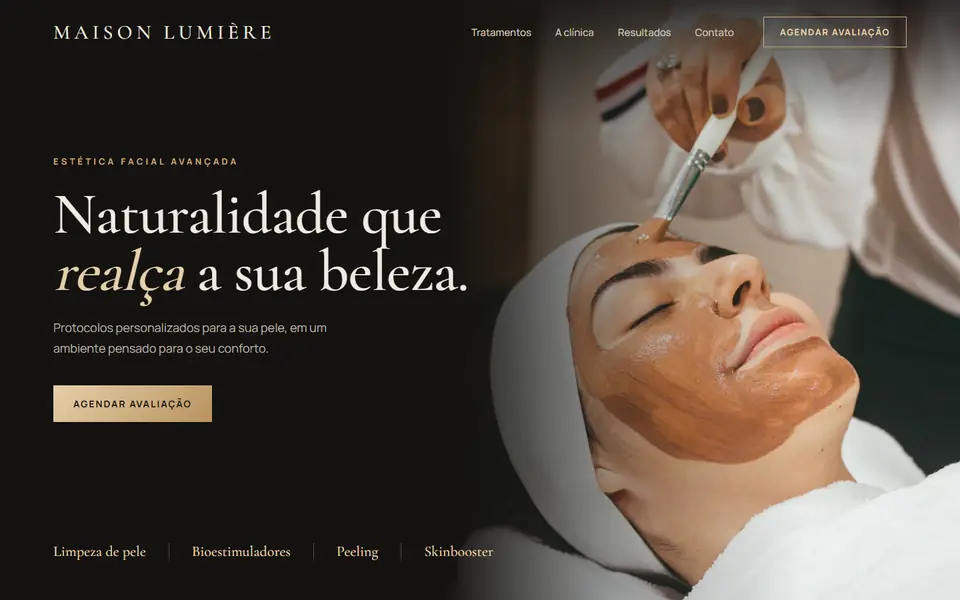
#> input picture portfolio/modelo-estetica.webp, 960 x 600 px, given in place of shot.png, which was not available
$ python gerar-imagens.py
#> lines starting #> are read from the running program, lines starting #| are printed output that depends on the picture
"""
Gera as imagens do portfólio a partir de portfolio/modelos.html.

    python -m http.server 8765      (em outro terminal, na raiz do projeto)
    python portfolio/gerar-imagens.py

Precisa do Microsoft Edge e do Pillow (pip install pillow).
"""

import subprocess
import tempfile
from pathlib import Path

from PIL import Image

ROOT = Path(__file__).resolve().parent
EDGE = r"C:\Program Files (x86)\Microsoft\Edge\Application\msedge.exe"
URL = "http://localhost:8765/portfolio/modelos.html?m={}"
MODELOS = ["psicologia", "nutricao", "estetica", "laser", "personal", "estudio"]

for nome in MODELOS:
    with tempfile.TemporaryDirectory() as tmp:
        png = Path(tmp) / "shot.png"
        subprocess.run([
            EDGE, "--headless=new", "--disable-gpu", "--hide-scrollbars",
            "--window-size=1440,900", "--virtual-time-budget=10000",
            f"--user-data-dir={tmp}", f"--screenshot={png}", URL.format(nome),
        ], check=True, capture_output=True, timeout=90)
#> (this line was passed over: subprocess is not available in this run)
        img = Image.open(png).convert("RGB").crop((0, 0, 1440, 900))
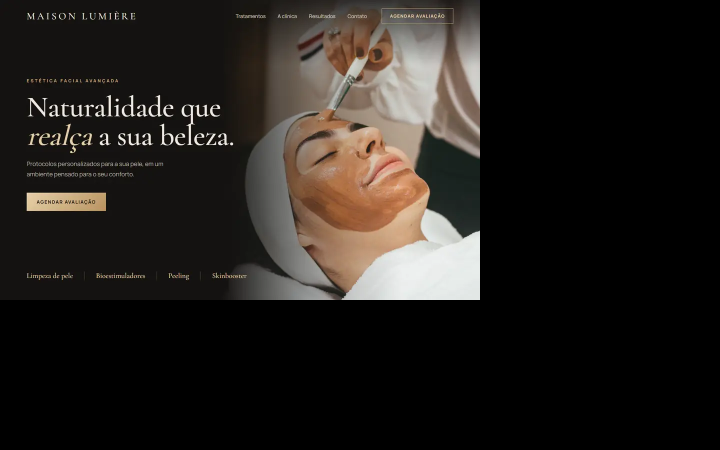
#> img: PIL image 1440x900 RGB (shown at 1/2 size); mean R, G, B 35.5, 31.5, 28
        out = ROOT / f"modelo-{nome}.webp"
        img.resize((960, 600), Image.LANCZOS).save(out, quality=74, method=6)
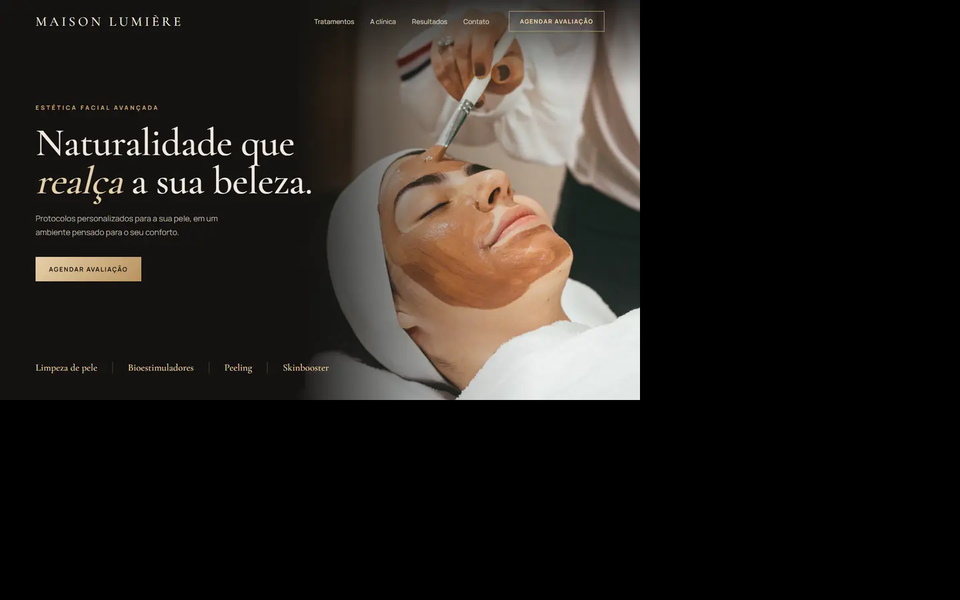
#> saved as modelo-psicologia.webp: PIL image 960x600 RGB; mean R, G, B 35.5, 31.5, 28
        print(f"OK  {out.name}  ({out.stat().st_size // 1024} KB)")
#> pass 2 of the loop `for nome in MODELOS:`:
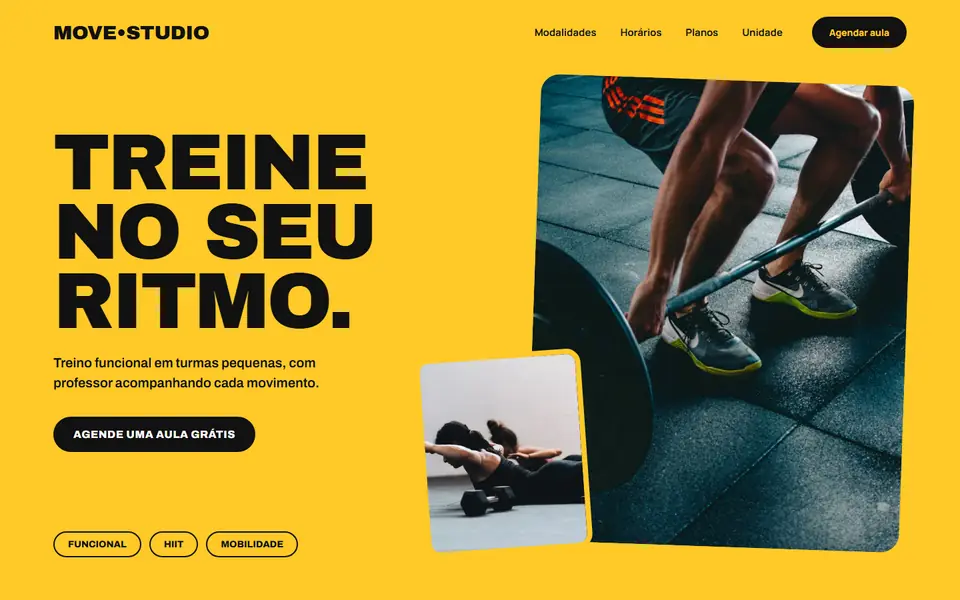
#> input picture portfolio/modelo-estudio.webp, 960 x 600 px, given in place of shot.png, which was not available
#> `img = Image.open(png).convert("RGB").crop((0, 0, 1440, 900))`:
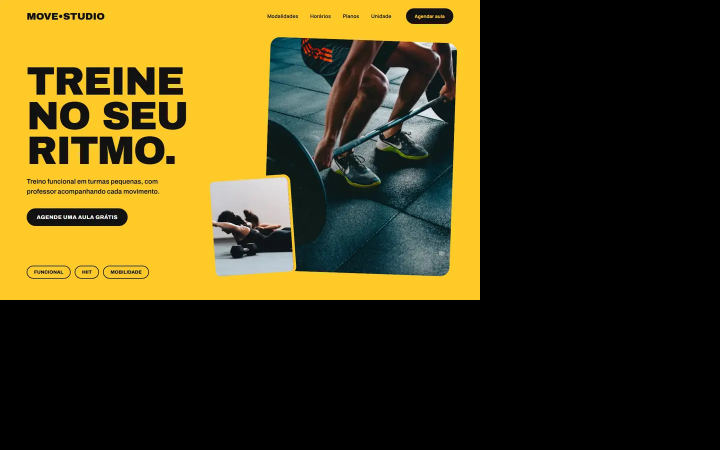
#> img: PIL image 1440x900 RGB (shown at 1/2 size); mean R, G, B 76.6, 65, 23.3
#> `img.resize((960, 600), Image.LANCZOS).save(out, quality=74, method=6)`:
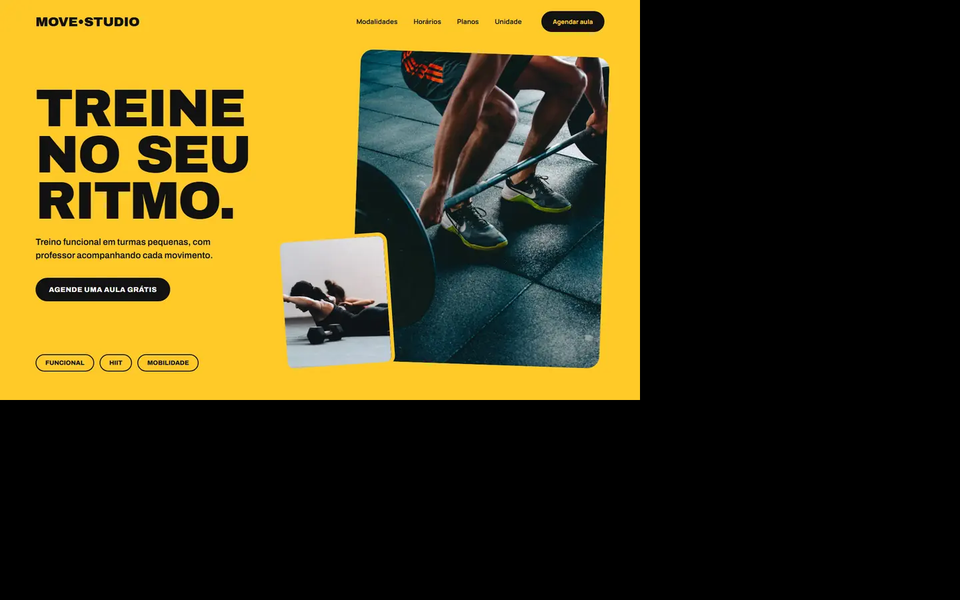
#> saved as modelo-nutricao.webp: PIL image 960x600 RGB; mean R, G, B 76.5, 65, 23.3
#> (the run stopped early here; a loop or call above may not have finished)
